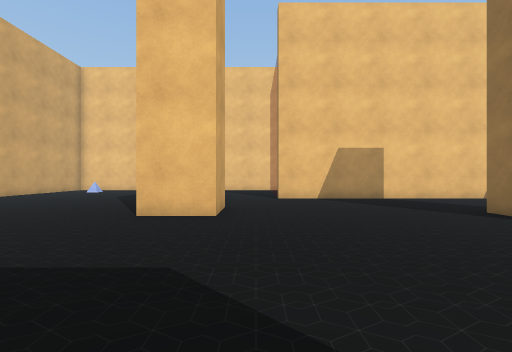
view 1 (above)

17 first-person views from a walk through a Unity game level. The camera is 1.5 m above the floor, looks level and sees 85° across. The floor is counted in squares, 2 m on a side. Each view is taken from the middle of a square. On the plan, view 1 faces up. The plan holds only what a view shows up to about 10 squares ahead; the rest is blank. The place goes on beyond the plan. The player is left out. Some animated figures are left out. Some surface patterns are stand-ins.

view 2
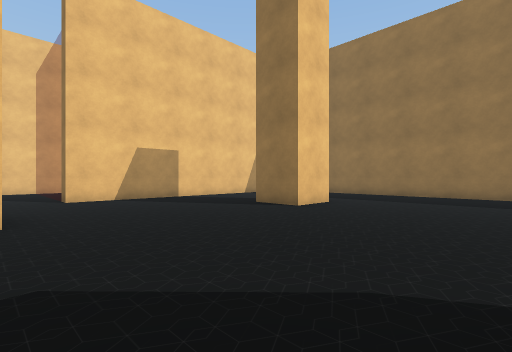

view 3
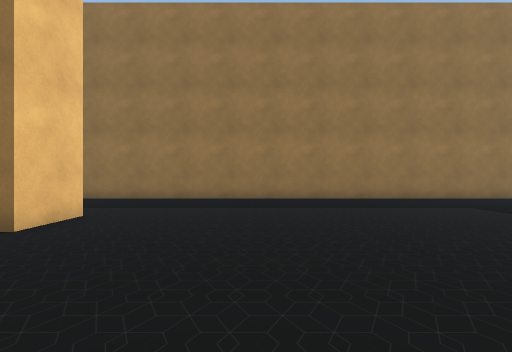

view 4
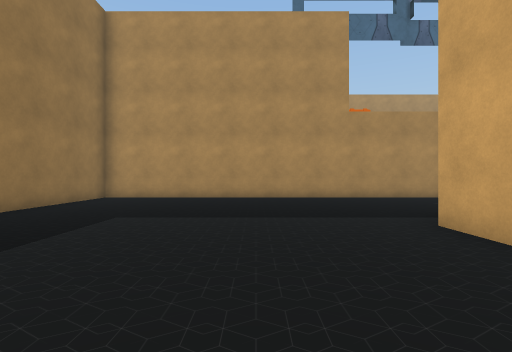

view 5
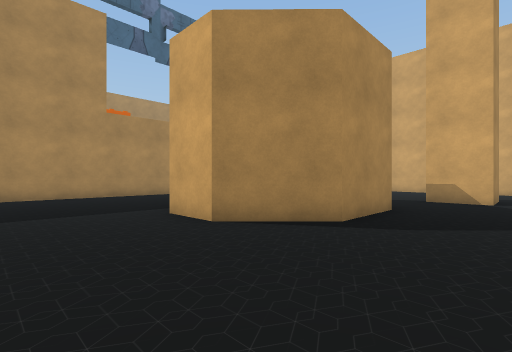

view 6
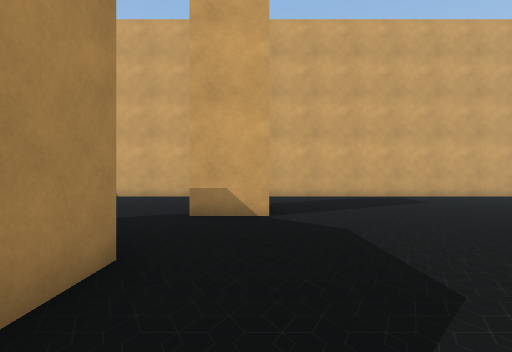

view 7
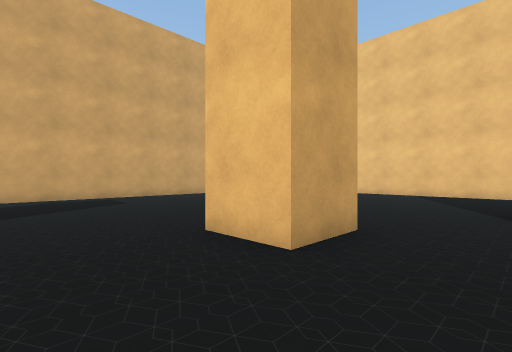

view 8
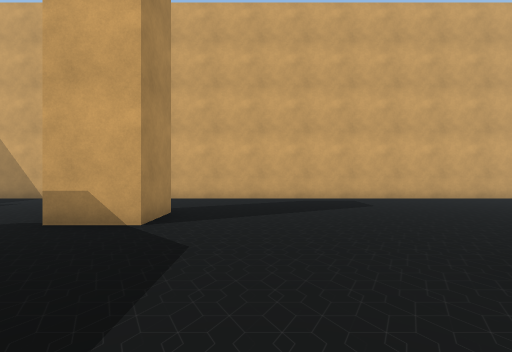

view 9
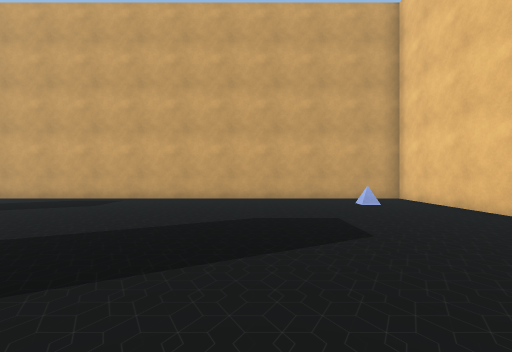

view 10
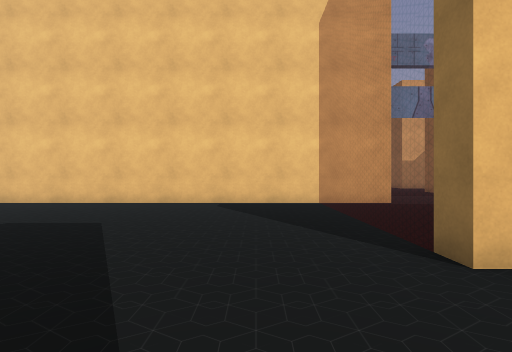

view 11
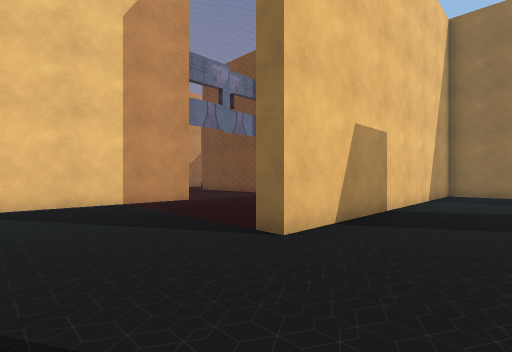

view 12
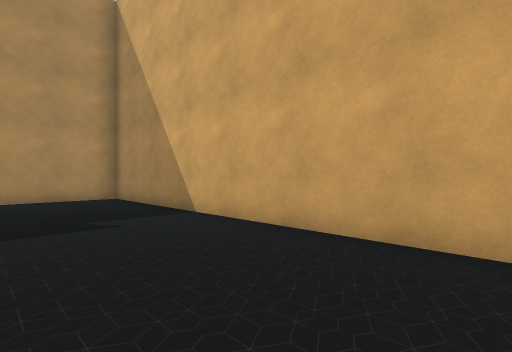

view 13
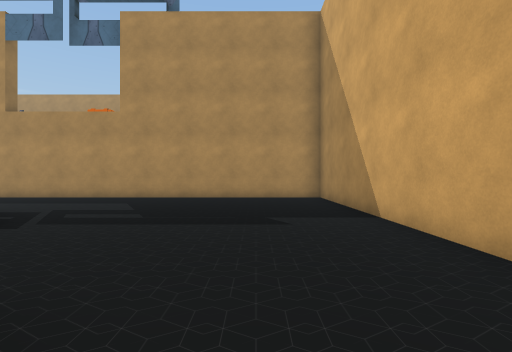

view 14
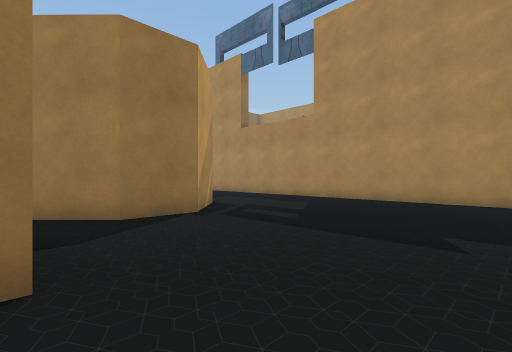

view 15
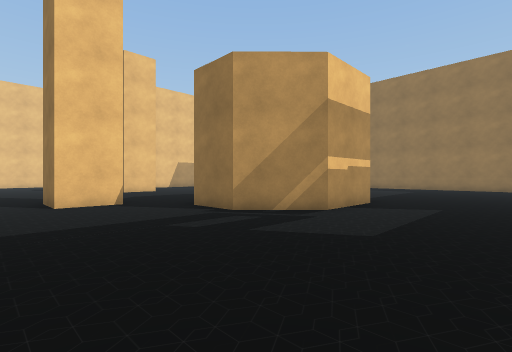

view 16
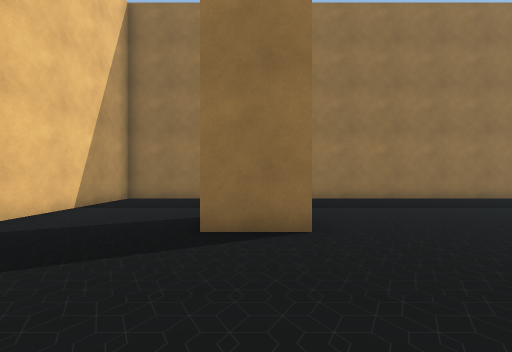

view 17
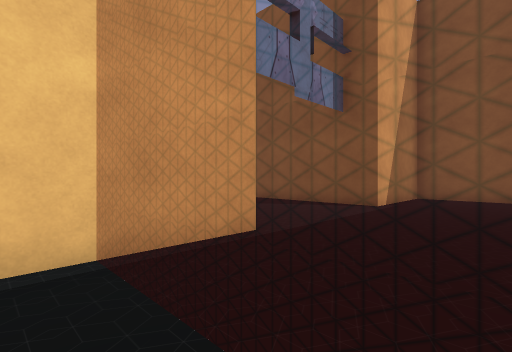

### Floor plan
Points are (right, up) in squares from view 1. A wall is a line through its corners. A room is listed if a view was taken in it or the views show most of it. See-through windows are left out.
Room 1 (views 1, 2, 3, 4, 5, 6, 7, 8, 9, 10, 11, 12, 13, 14, 15, 16, 17)
walls: (-1.5, -0.2) (0.7, -0.2) (2.2, -1.8) (2.2, -3.2); (-4.3, 1.3) (-4.3, -0.3) (-5.8, -0.3) (-5.8, 1.3) (-4.3, 1.3); (-0.7, 6.8) (-0.7, 5.3) (-2.2, 5.3); (6.2, 4.2) (4.8, 4.2) (4.8, 5.8); (0.8, -4.8) (-1.5, -4.8) (-3, -3.3) (-3, -1.7) (-1.9, -0.6); (0.9, 14.7) (-9.3, 14.7) (-9.3, -8.7) (10.3, -8.7) (10.3, 9.2) (0.8, 9.2) (0.8, 9.8)
Room 2 (no view inside)
walls: (2.9, 14.7) (0.9, 14.7); (10.3, 12.4) (10.3, 14.7) (7, 14.7)

Where each view was taken, in squares from view 1:
view 1: 0 up, 0 right, facing up
view 2: 0 up, 1 left, facing up-right
view 3: 1 up, 1 right, facing right
view 4: 1 up, 5 right, facing down
view 5: 2 up, 5 right, facing down-left
view 6: 1 up, 1 right, facing left
view 7: 3 up, 1 right, facing up-left
view 8: 3 up, 0 right, facing left
view 9: 10 up, 0 right, facing left
view 10: 7 up, 1 left, facing up
view 11: 7 up, 2 left, facing up-right
view 12: 1 up, 6 left, facing down-left
view 13: 1 up, 7 left, facing down
view 14: 0 up, 8 left, facing down-right
view 15: 8 down, 7 left, facing up-right
view 16: 5 up, 1 right, facing right
view 17: 12 up, 0 right, facing up-right
